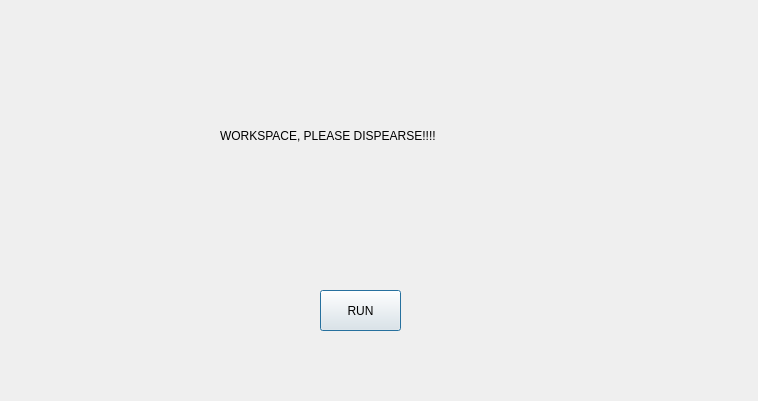
<?xml version="1.0" encoding="UTF-8"?>
<ui version="4.0">
 <class>ExplanationWindow</class>
 <widget class="QDialog" name="ExplanationWindow">
  <property name="geometry">
   <rect>
    <x>0</x>
    <y>0</y>
    <width>758</width>
    <height>401</height>
   </rect>
  </property>
  <property name="windowTitle">
   <string>Dialog</string>
  </property>
  <widget class="QLabel" name="label">
   <property name="geometry">
    <rect>
     <x>220</x>
     <y>70</y>
     <width>301</width>
     <height>131</height>
    </rect>
   </property>
   <property name="text">
    <string>WORKSPACE, PLEASE DISPEARSE!!!!</string>
   </property>
  </widget>
  <widget class="QPushButton" name="backButton">
   <property name="geometry">
    <rect>
     <x>320</x>
     <y>290</y>
     <width>81</width>
     <height>41</height>
    </rect>
   </property>
   <property name="text">
    <string>RUN</string>
   </property>
  </widget>
 </widget>
 <layoutdefault spacing="6" margin="11"/>
 <resources/>
 <connections/>
</ui>
